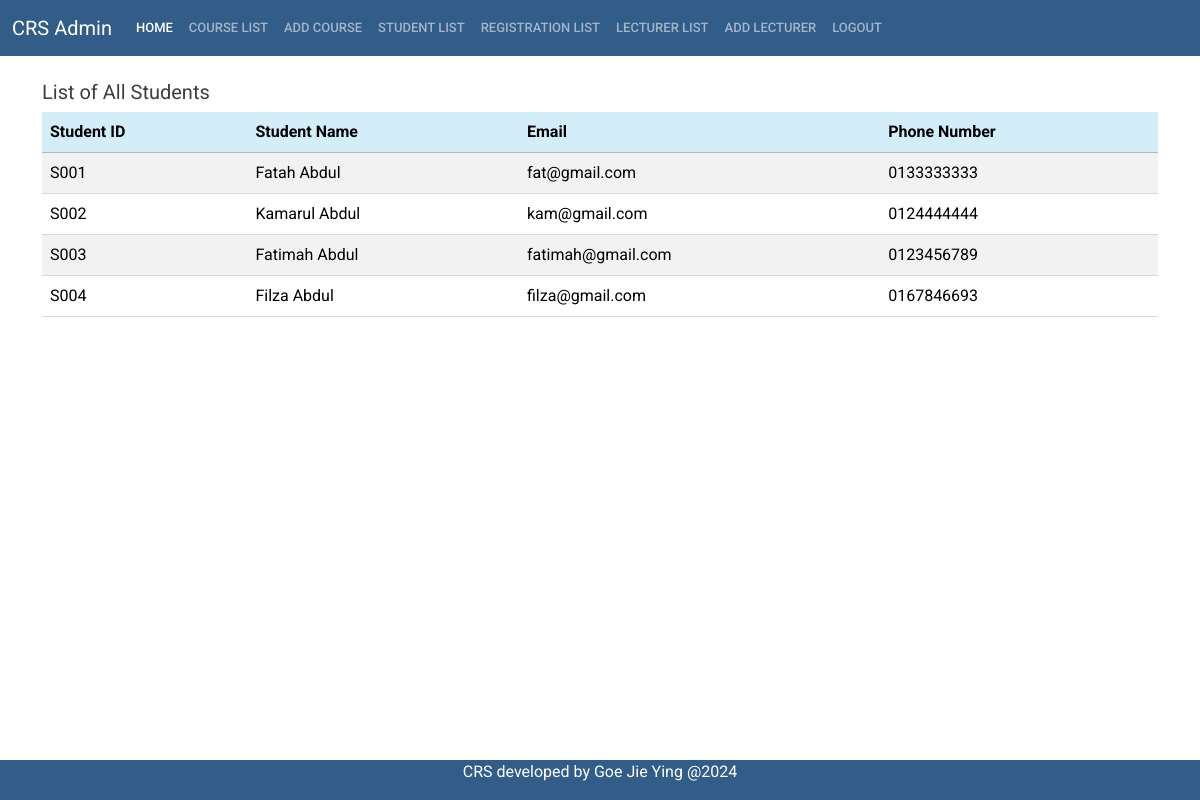
/adminviewstudents.php (signed in), run on the app's committed database.
### tables this page shows
CREATE TABLE `tb_user` (
  `u_sno` varchar(10) NOT NULL,
  `u_pwd` varchar(255) NOT NULL,
  `u_email` varchar(30) NOT NULL,
  `u_name` varchar(50) NOT NULL,
  `u_contact` int(11) NOT NULL,
  `u_state` varchar(20) NOT NULL,
  `u_registration` date DEFAULT NULL,
  `u_type` int(11) NOT NULL
);

### adminviewstudents.php (the view, shortened to what this page needs)
<?php
include 'headerit.php';
include 'db_connect.php';
$sql = "SELECT * FROM tb_user WHERE u_type = 2 ORDER BY u_sno";
$result = mysqli_query($con, $sql);
?>
<div class="container">
    <br>
    <h5>List of All Students</h5>
    <?php if (mysqli_num_rows($result) > 0): ?>
        <table class="table table-striped table-hover">
            <thead>
                <tr class="table-info">
                    <th scope="col">Student ID</th>
                    <th scope="col">Student Name</th>
                    <th scope="col">Email</th>
                    <th scope="col">Phone Number</th>
                </tr>
            </thead>
            <tbody>
                <?php while ($row = mysqli_fetch_assoc($result)): ?>
                    <tr>
                        <td><?php echo $row['u_sno']; ?></td>
                        <td><?php echo $row['u_name']; ?></td>
                        <td><?php echo $row['u_email']; ?></td>
                        <td><?php echo .0. $row['u_contact']; ?></td>
                    </tr>
                <?php endwhile; ?>
            </tbody>
        </table>
    <?php else: ?>
        <p>No students found.</p>
    <?php endif; ?>
</div>
<?php include 'footer.php'; ?>

### data on the page
tb_user: u_sno "S001", u_name "Fatah Abdul", u_email "fat@gmail.com", u_contact "133333333"
tb_user: u_sno "S002", u_name "Kamarul Abdul", u_email "kam@gmail.com", u_contact "124444444"
tb_user: u_sno "S003", u_name "Fatimah Abdul", u_email "fatimah@gmail.com", u_contact "123456789"
tb_user: u_sno "S004", u_name "Filza Abdul", u_email "filza@gmail.com", u_contact "167846693"
